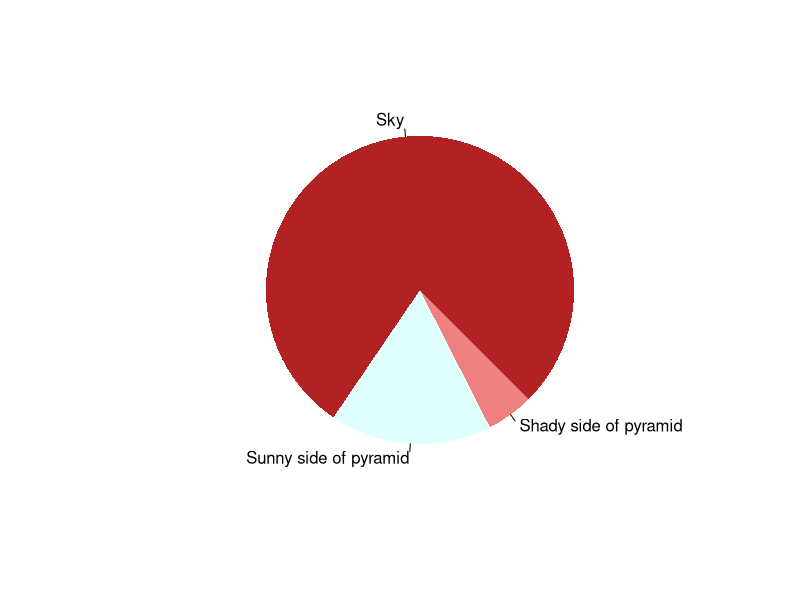

Here is the R script that generated this plot:
## ---- chunk 1
paste("This", "new", "template", "looks", "good")
## ---- chunk 2
pie(
  c(Sky = 78, "Sunny side of pyramid" = 17, "Shady side of pyramid" = 5), 
  init.angle = 315, 
  col = c("firebrick", "lightcyan", "lightcoral"), 
  border = FALSE
)
## ---- chunk 3
